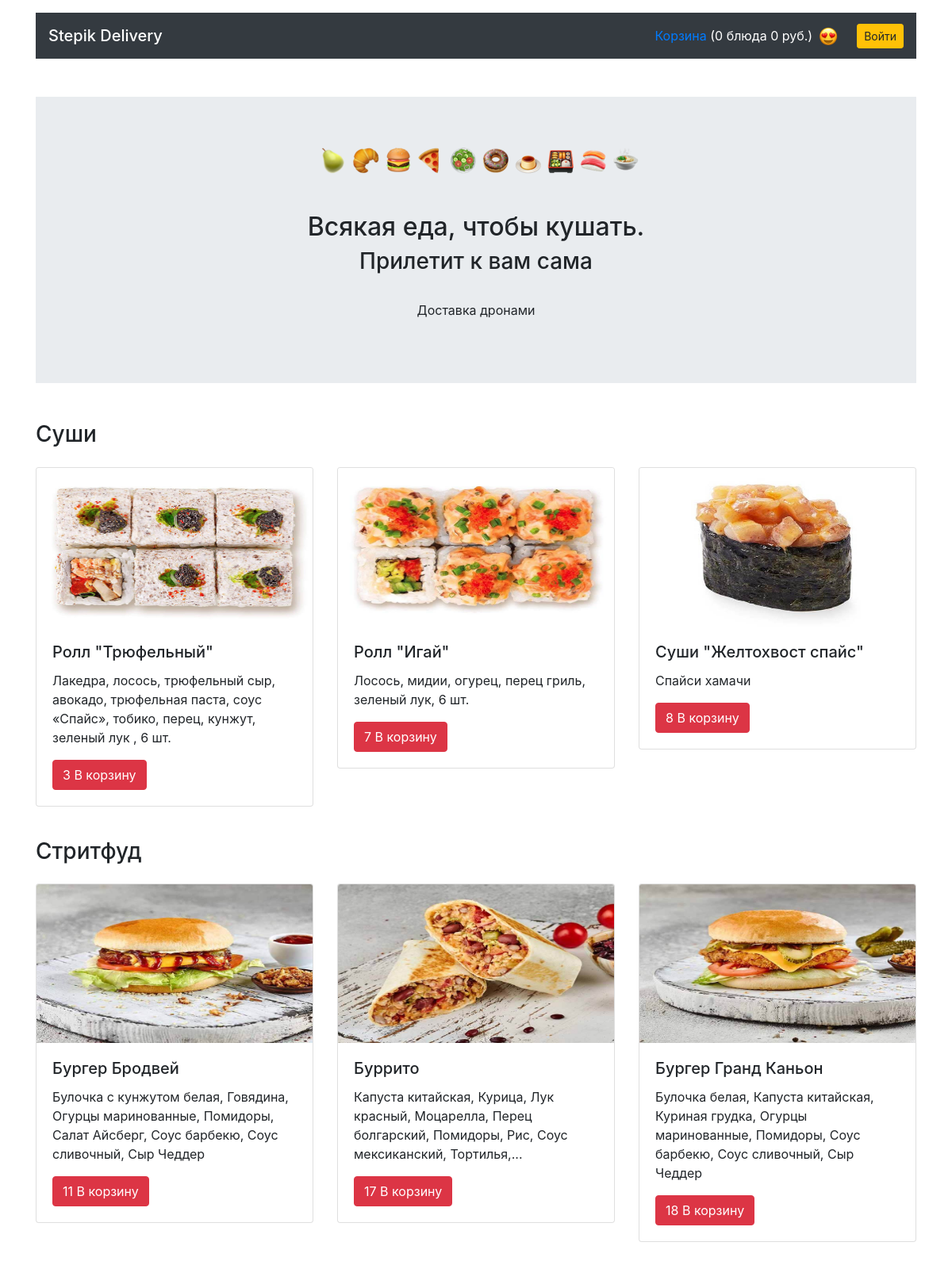
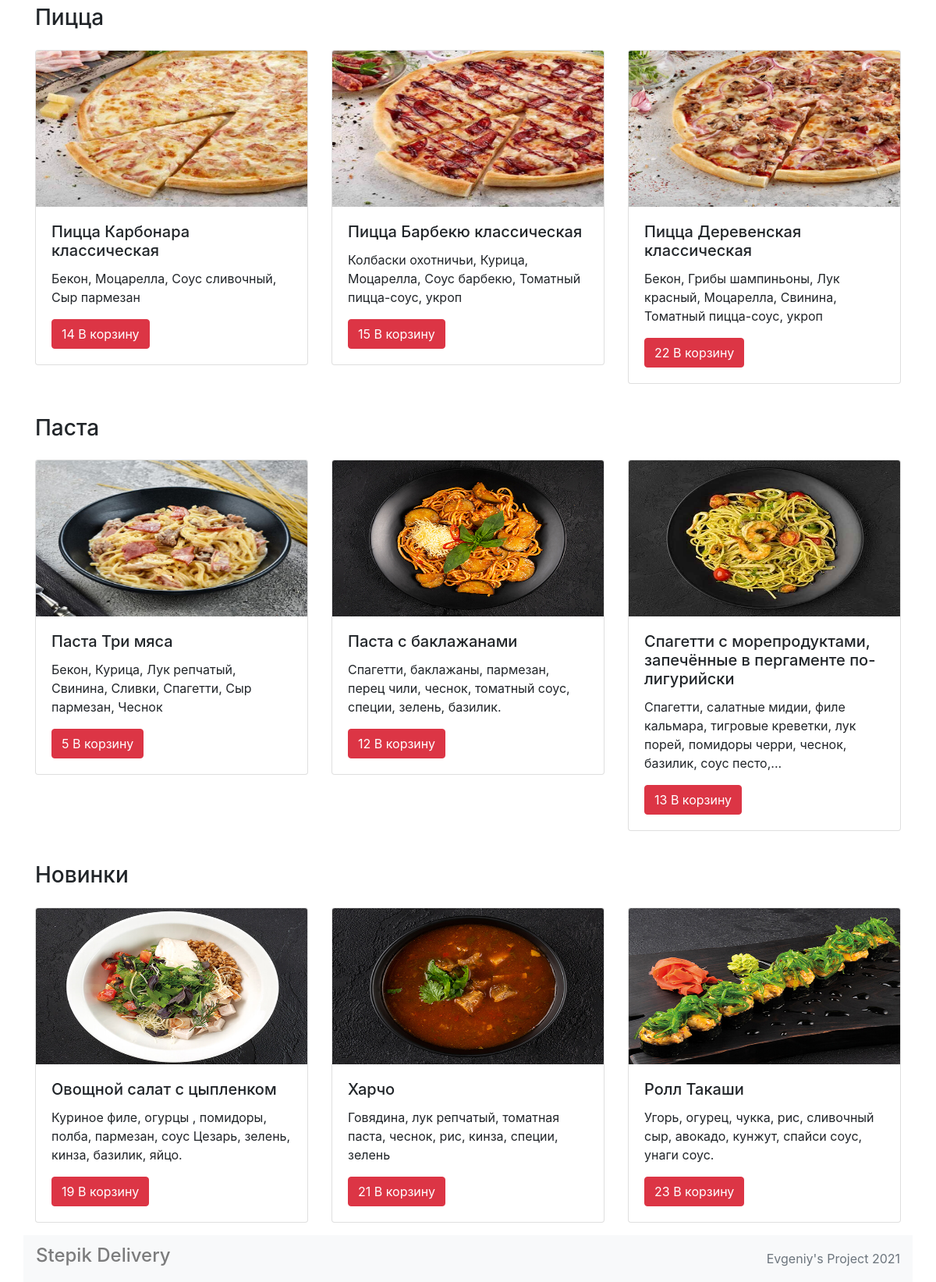
The page / on the database its author committed (2 pictures, top to bottom).
### models.py (models this page shows)
class Category(db.Model):
    __tablename__ = 'categories'
    id = db.Column(db.Integer, primary_key=True)
    title = db.Column(db.String(), nullable=False)     # добавить unique=True
    dishes = db.relationship('Dish', back_populates='category')

class Dish(db.Model):
    __tablename__ = 'dishes'
    id = db.Column(db.Integer, primary_key=True)
    title = db.Column(db.String(), nullable=False)
    price = db.Column(db.Integer, nullable=False)
    description = db.Column(db.String(), nullable=False)
    picture = db.Column(db.String(), nullable=False)
    category_id = db.Column(db.Integer(), db.ForeignKey("categories.id"))
    category = db.relationship('Category', back_populates="dishes")
    orders = db.relationship("Order", secondary=orders_dishes_association, back_populates="dishes")

### views.py (the view)
@app.route('/')
def render_index():
    is_auth = False
    if session.get("user_id"):
        is_auth = True
    order_cart = session.get("cart", [])
    order_sum = session.get("sum", 0)
    categories = db.session.query(Category).all()
    return render_template('main.html',
                           categories=categories,
                           is_auth=is_auth,
                           order_cart=order_cart,
                           order_sum=order_sum)

### templates/main.html (shortened to what this page needs)
  {% extends 'base.html' %}
  {% block container %}
    <section class="my-5 jumbotron jumbotron-fluid">
      <div class="text-center">
        <img class="ml-2" alt="" width="401" height="33">
        <h1 class="h2 mt-5 m-2">Всякая еда, чтобы кушать.</h1>
        <h2 class="h3">Прилетит к вам сама</h2>
        <p class="pt-4">Доставка дронами</p>
      </div>
    </section>
    {% for category in categories %}
    <section>
      <h3 class="my-4">{{ category.title }}</h3>
      <div class="row mt-4">
        {% for i in range(1, 4) %}
        <div class="col-12 col-md-4">
          <div class="card mb-3">
             <img src="/static/pictures/{{ category.dishes[i].picture }}" width="300" height="200" class="card-img-top" alt="">
            <div class="card-body">
              <h4 class="h5 card-title">{{ category.dishes[i].title }}</h4>
              <p class="card-text">{{ category.dishes[i].description|truncate(120) }}</p>
              <a href="/addtocart/{{ category.dishes[i].id }}" class="btn btn-danger">{{ category.dishes[i].id }} В корзину</a>
            </div>
          </div>
        </div>
        {% endfor %}
      </div>
    </section>
  {% endfor %}
{% endblock %}

### templates/base.html (style rules this page uses)
html { position: relative; min-height: 100%; }
body { margin-bottom: 60px; }

### rows shown on the page
Category: title "Суши", picture (picture), title "Ролл \"Трюфельный\"" "Ролл \"Игай\"" "Суши \"Желтохвост спайс\"", description "Лакедра, лосось, трюфельный сыр, авокадо, трюфельная паста, соус «Спайс», тобико, перец, кунжут, зеленый лук , 6 шт." "Лосось, мидии, огурец, перец гриль, зеленый лук, 6 шт." "Спайси хамачи", dishes "3" "7" "8"
Category: title "Стритфуд", picture (picture), title "Бургер Бродвей" "Буррито" "Бургер Гранд Каньон", description "Булочка с кунжутом белая, Говядина, Огурцы маринованные, Помидоры, Салат Айсберг, Соус барбекю, Соус сливочный, Сыр Чеддер" "Капуста китайская, Курица, Лук красный, Моцарелла, Перец болгарский, Помидоры, Рис, Соус мексиканский, Тортилья,..." "Булочка белая, Капуста китайская, Куриная грудка, Огурцы маринованные, Помидоры, Соус барбекю, Соус сливочный, Сыр Чеддер", dishes "11" "17" "18"
Category: title "Пицца", picture (picture), title "Пицца Карбонара классическая" "Пицца Барбекю классическая" "Пицца Деревенская классическая", description "Бекон, Моцарелла, Соус сливочный, Сыр пармезан" "Колбаски охотничьи, Курица, Моцарелла, Соус барбекю, Томатный пицца-соус, укроп" "Бекон, Грибы шампиньоны, Лук красный, Моцарелла, Свинина, Томатный пицца-соус, укроп", dishes "14" "15" "22"
Category: title "Паста", picture (picture), title "Паста Три мяса" "Паста с баклажанами" "Спагетти с морепродуктами, запечённые в пергаменте по-лигурийски", description "Бекон, Курица, Лук репчатый, Свинина, Сливки, Спагетти, Сыр пармезан, Чеснок" "Спагетти, баклажаны, пармезан, перец чили, чеснок, томатный соус, специи, зелень, базилик." "Спагетти, салатные мидии, филе кальмара, тигровые креветки, лук порей, помидоры черри, чеснок, базилик, соус песто,...", dishes "5" "12" "13"
Category: title "Новинки", picture (picture), title "Овощной салат с цыпленком" "Харчо" "Ролл Такаши", description "Куриное филе, огурцы , помидоры, полба, пармезан, соус Цезарь, зелень, кинза, базилик, яйцо." "Говядина, лук репчатый, томатная паста, чеснок, рис, кинза, специи, зелень" "Угорь, огурец, чукка, рис, сливочный сыр, авокадо, кунжут, спайси соус, унаги соус.", dishes "19" "21" "23"

### other values the page prints
{{ order_cart|length }} "0"
{{ order_sum }} "0"
